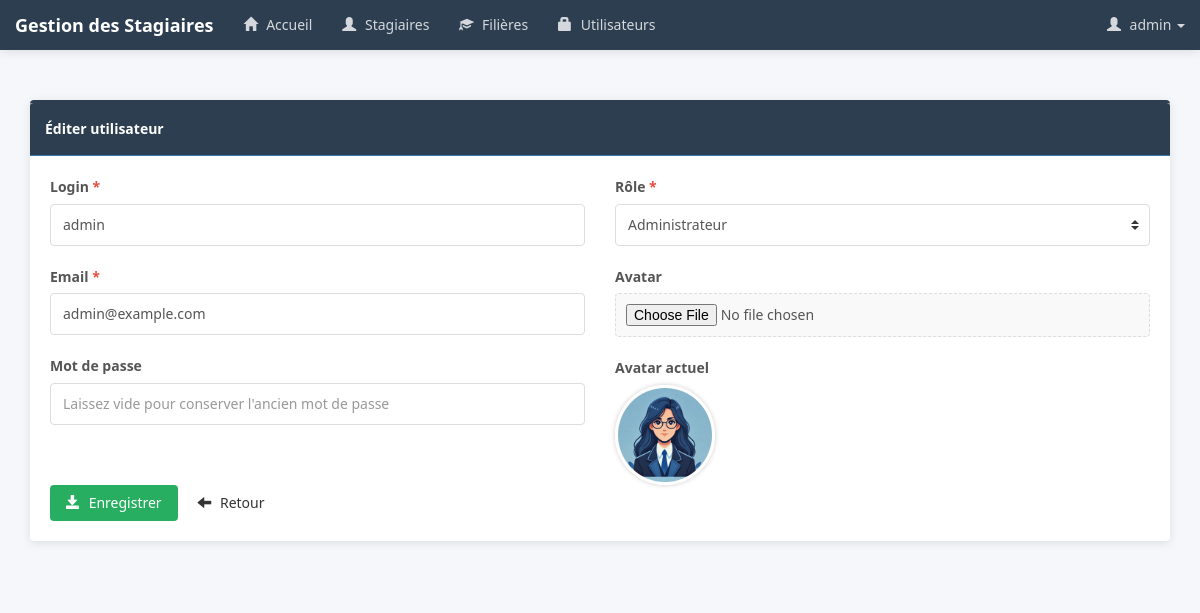
Screenshot of /pages/editerUtilisateur.php?idUser=1 (signed in) with the database file from the repository.
### tables this page shows
CREATE TABLE IF NOT EXISTS utilisateur (
  iduser INT(11) NOT NULL AUTO_INCREMENT,
  login VARCHAR(50) NOT NULL,
  email VARCHAR(255) NOT NULL,
  pwd VARCHAR(255) NOT NULL,
  role VARCHAR(50) NOT NULL DEFAULT 'VISITEUR',
  etat INT(11) NOT NULL DEFAULT 1,
  avatar VARCHAR(100) DEFAULT NULL,
  PRIMARY KEY (iduser),
  UNIQUE KEY login (login)
);

### pages/editerUtilisateur.php (the view, shortened to what this page needs)
<?php
    require_once('../connexion.php');
    $idUser = isset($_GET['idUser']) ? $_GET['idUser'] : 0;
    $requeteUser = "SELECT * FROM utilisateur WHERE iduser = ?";
    $params = array($idUser);
    $resultatUser = $pdo->prepare($requeteUser);
    $resultatUser->execute($params);
    $utilisateur = $resultatUser->fetch();
?>
<!DOCTYPE html>
<html>
<head>
    <link rel="stylesheet" href="https://maxcdn.bootstrapcdn.com/bootstrap/3.4.1/css/bootstrap.min.css">
    <link rel="stylesheet" href="../css/monstyle.css">
    <link rel="stylesheet" href="../css/style-moderne.css">
</head>
<body>
    <?php include("menu.php"); ?>
    <div class="container">
        <div class="panel panel-primary margetop">
            <div class="panel-heading">Éditer utilisateur</div>
            <div class="panel-body">
                <form method="post" action="" enctype="multipart/form-data">
                    <div class="row">
                        <div class="col-md-6">
                            <div class="form-group">
                                <label for="login" class="required">Login</label>
                                <input type="text" name="login" id="login" class="form-control" value="<?php echo $utilisateur['login']; ?>" required>
                            </div>
                            <div class="form-group">
                                <label for="email" class="required">Email</label>
                                <input type="email" name="email" id="email" class="form-control" value="<?php echo $utilisateur['email']; ?>" required>
                            </div>
                            <div class="form-group">
                                <label for="pwd">Mot de passe</label>
                                <input type="password" name="pwd" id="pwd" class="form-control" placeholder="Laissez vide pour conserver l'ancien mot de passe">
                            </div>
                        </div>
                        <div class="col-md-6">
                            <div class="form-group">
                                <label for="role" class="required">Rôle</label>
                                <select name="role" id="role" class="form-control" required>
                                    <option value="ADMIN" <?php if($utilisateur['role'] == 'ADMIN') echo 'selected'; ?>>Administrateur</option>
                                </select>
                            </div>
                            <div class="form-group">
                                <label for="avatar">Avatar</label>
                                <input type="file" name="avatar" id="avatar" class="form-control">
                            </div>
                            <div class="form-group">
                                <label>Avatar actuel</label>
                                <div>
                                    <img src="../images/<?php echo $utilisateur['avatar'] ? $utilisateur['avatar'] : 'profile.png'; ?>"
                                         width="100" height="100" class="img-circle">
                                </div>
                            </div>
                        </div>
                    </div>
                    <button type="submit" class="btn btn-primary">
                        <i class="glyphicon glyphicon-save"></i> Enregistrer
                    </button>
                    <a href="utilisateurs.php" class="btn btn-default">
                        <i class="glyphicon glyphicon-arrow-left"></i> Retour
                    </a>
                </form>
            </div>
        </div>
    </div>
</body>
</html>

### css/style-moderne.css (style rules this page uses)
:root { --primary-color: #2c3e50; --secondary-color: #27ae60; --accent-color: #e74c3c; --light-color: #ecf0f1; --dark-color: #2c3e50; --success-color: #27ae60; --warning-color: #f39c12; --danger-color: #e74c3c; --info-color: #3498db; --text-color: #333; --border-radius: 4px; --box-shadow: 0 2px 10px rgba(0, 0, 0, 0.1); }
body { font-family: "Segoe UI", Tahoma, Geneva, Verdana, sans-serif; background-color: #f5f7fa; color: var(--text-color); line-height: 1.6; }
.container { padding-top: 20px; padding-bottom: 20px; }
.panel { border: none; border-radius: var(--border-radius); box-shadow: var(--box-shadow); margin-bottom: 25px; overflow: hidden; }
.panel-heading { font-weight: 600; padding: 15px; border-bottom: 1px solid rgba(0, 0, 0, 0.1); }
.panel-body { padding: 20px; }
.panel-primary { border-top: 3px solid var(--primary-color); }
.panel-primary > .panel-heading { background-color: var(--primary-color); color: white; }
.form-control { border-radius: var(--border-radius); border: 1px solid #ddd; padding: 10px 12px; height: auto; box-shadow: none; transition: border-color 0.2s, box-shadow 0.2s; }
.form-group { margin-bottom: 20px; }
.btn { border-radius: var(--border-radius); font-weight: 500; padding: 8px 16px; transition: all 0.2s; border: none; }
.btn-primary { background-color: var(--primary-color); }
.glyphicon { margin-right: 5px; }
.margetop { margin-top: 80px; }
a { color: var(--primary-color); transition: color 0.2s; }
select.form-control { appearance: none; -webkit-appearance: none; -moz-appearance: none; background-repeat: no-repeat; background-position: right 10px center; background-size: 8px 10px; padding-right: 30px; }
.btn-primary { background-color: #27ae60 !important; }
input[type="file"] { padding: 10px; border: 1px dashed #ddd; border-radius: var(--border-radius); width: 100%; background-color: #f9f9f9; }
.btn .glyphicon { margin-right: 5px; }
.img-circle { border: 3px solid white; box-shadow: 0 0 5px rgba(0, 0, 0, 0.2); object-fit: cover; transition: transform 0.3s ease; }
.btn, a { position: relative; overflow: hidden; }
.btn:after, a:after { content: ""; position: absolute; top: 50%; left: 50%; width: 5px; height: 5px; background: rgba(255, 255, 255, 0.5); opacity: 0; border-radius: 100%; transform: scale(1, 1) translate(-50%); transform-origin: 50% 50%; }
.form-control, .btn, a, .navbar-inverse .navbar-nav > li > a { transition: all 0.3s ease; }
.form-group:last-child { margin-bottom: 0; }
form { margin-bottom: 0; }
label { font-weight: 600; color: #555; }
.required:after { content: " *"; color: var(--danger-color); }

### rows the page displays
utilisateur: login "admin", email "admin@example.com", role "Administrateur", avatar (picture)

### other values shown
$_SESSION['user']['login'] "admin"
